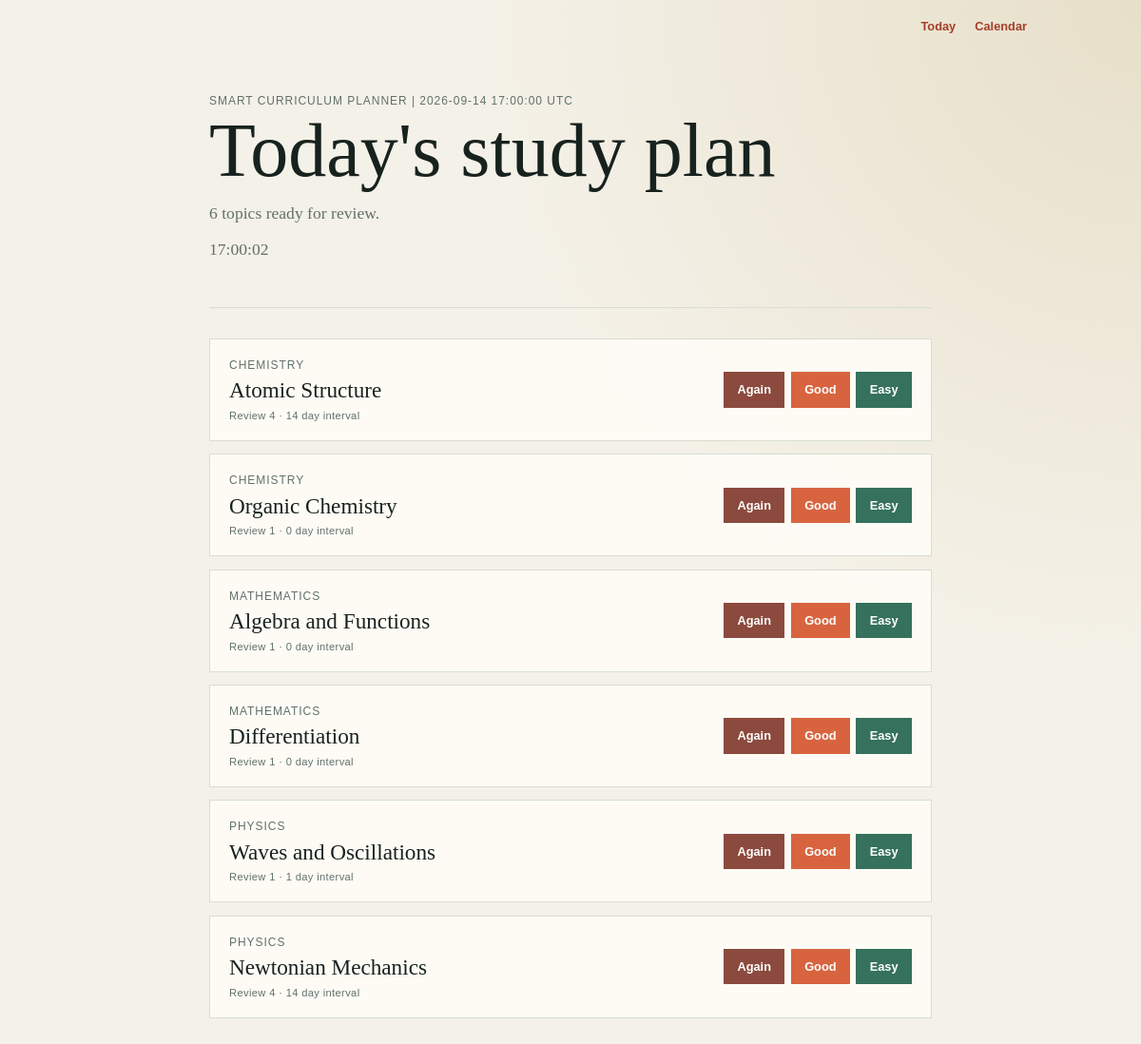
Before: / with the older database file.
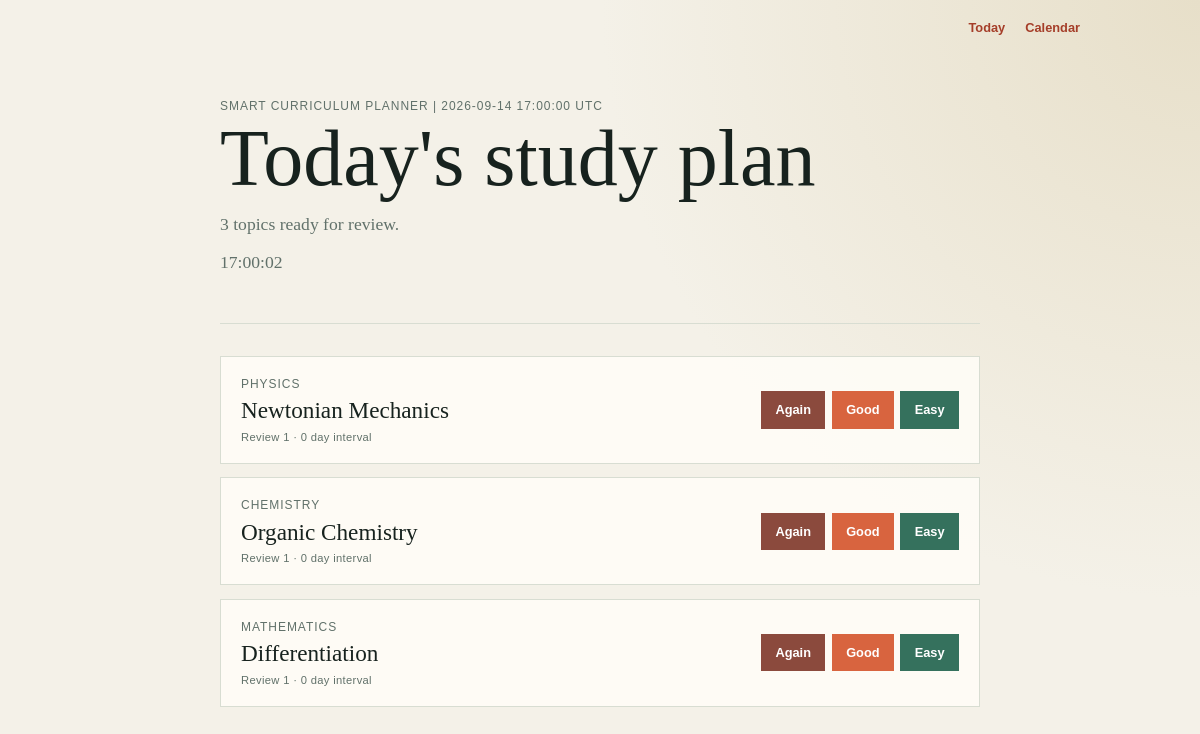
After: the same page with the newer database file.
### app.py (models this page shows, shortened)
class Topic(db.Model):
    __tablename__ = 'topics'
    id = db.Column(db.Integer, primary_key=True)
    subject = db.Column(db.String(100), nullable=False)       # e.g., "Physics"
    title = db.Column(db.String(150), nullable=False)         # e.g., "Newtonian Mechanics"
    interval = db.Column(db.Integer, default=0)               # Days until next review
    repetition = db.Column(db.Integer, default=0)             # Successful review streak
    ease_factor = db.Column(db.Float, default=2.5)            # Interval multiplier
    due_date = db.Column(db.DateTime, default=utc_now_naive) # When it should appear on the to-do list
    reviews = db.relationship('Review', back_populates='topic', cascade='all, delete-orphan')
    def review(self, grade, reviewed_at=None):
        """Apply an SM-2 review grade and schedule the next review."""
        if grade not in {1, 3, 5}:
            raise ValueError('grade must be 1, 3, or 5')
        quality_gap = 5 - grade
        self.ease_factor = max(
            1.3,
            self.ease_factor + 0.1 - quality_gap * (0.08 + quality_gap * 0.02),
        )
        if grade == 1:
            self.repetition = 0
            self.interval = 1
        elif self.repetition == 0:
            self.repetition = 1
            self.interval = 1
        elif self.repetition == 1:
            self.repetition = 2
            self.interval = 6
        else:
            self.interval = max(1, round(self.interval * self.ease_factor))
            self.repetition += 1
        review_start = reviewed_at or utc_now_naive()
        self.due_date = review_start + timedelta(days=self.interval)

### app.py (the view)
@app.route('/')
def index():
    today = local_now()
    due_topics = Topic.query.filter(
        Topic.due_date <= utc_now_naive()
    ).order_by(
        Topic.due_date.asc()
    ).all()
    return render_template('index.html', due_topics=due_topics, today=today)

### app.py (called while the page is built)
def utc_now_naive():
    return datetime.now(timezone.utc).replace(tzinfo=None)

def local_now():
    return datetime.now(timezone.utc).astimezone(LOCAL_TIMEZONE)

### templates/index.html (shortened to what this page needs)
{% extends "layout.html" %}
{% block content %}
    <main>
        <header>
            <p class="eyebrow">Smart Curriculum Planner | {{ today.strftime("%Y-%m-%d %H:%M:%S %Z") }}</p>
            <h1>Today's study plan</h1>
            <p class="summary">{{ due_topics|length }} topic{% if due_topics|length != 1 %}s{% endif %} ready for review.</p>
            <p class="summary" id="live-clock">{{ today.strftime("%H:%M:%S") }}</p>
        </header>
        {% if due_topics %}
            <section class="topic-list" aria-label="Topics due for review">
                {% for topic in due_topics %}
                    <article class="topic">
                        <div>
                            <p class="subject">{{ topic.subject }}</p>
                            <h2>{{ topic.title }}</h2>
                            <p class="meta">Review {{ topic.repetition + 1 }} · {{ topic.interval }} day interval</p>
                        </div>
                        <form method="post" action="{{ url_for('review_topic', topic_id=topic.id) }}" class="review-actions">
                            <button type="submit" name="grade" value="1" class="again">Again</button>
                            <button type="submit" name="grade" value="3">Good</button>
                            <button type="submit" name="grade" value="5" class="easy">Easy</button>
                        </form>
                    </article>
                {% endfor %}
            </section>
        {% else %}
            <section class="empty-state">
                <h2>Nothing due today</h2>
                <p>Your next review will appear here when it is scheduled.</p>
            </section>
        {% endif %}
    </main>
{% endblock %}

Changed rows visible on the page:
no longer on this page (row edited): Topic: subject "CHEMISTRY", title "Atomic Structure", topic.repetition+1 "4", interval "14"
no longer on this page (row edited): Topic: subject "MATHEMATICS", title "Algebra and Functions", topic.repetition+1 "1", interval "0"
no longer on this page (row edited): Topic: subject "PHYSICS", title "Waves and Oscillations", topic.repetition+1 "1", interval "1"
changed Topic "Newtonian Mechanics": topic.repetition+1 "4" → "1"; interval "14" → "0"; moves up the list
Other visible differences:
{{ due_topics|length }}: "6" → "3"
